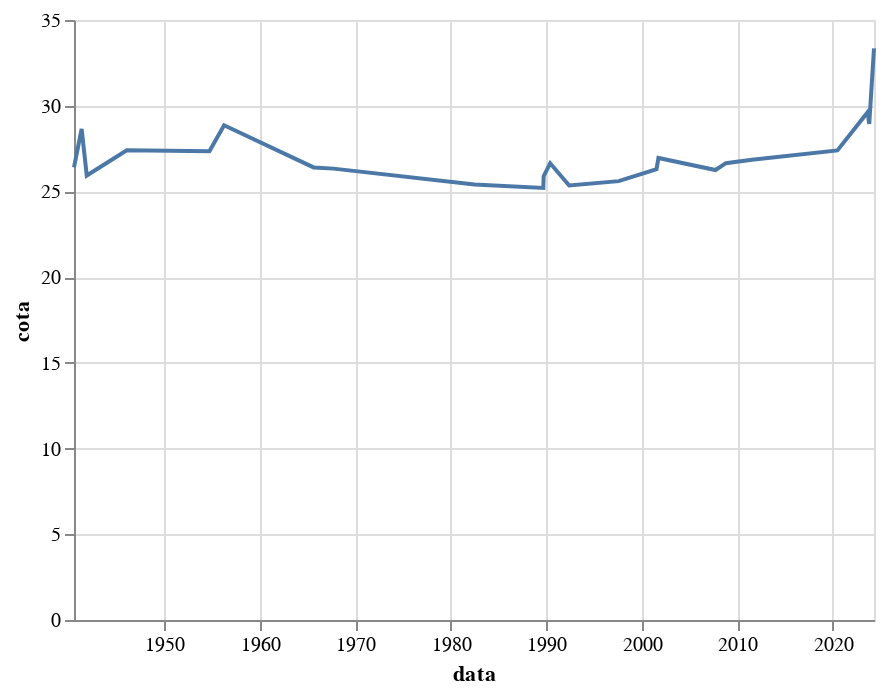

The notebook cell saved with this chart:
### Code cell
import altair as alt

chart = alt.Chart(df_filtered).mark_line().encode(
    x = 'data:T',
    y = 'cota'
)

chart

### Figure 1 — Vega-Lite specification as saved in the notebook (floating-point values rounded to 4 significant figures)
{"config": {"view": {"continuousWidth": 400, "continuousHeight": 300}}, "data": {"name": "data-48abe9d57e3846abf73d052274ae5590"}, "mark": "line", "encoding": {"x": {"field": "data", "type": "temporal"}, "y": {"field": "cota", "type": "quantitative"}}, "$schema": "https://vega.github.io/schema/vega-lite/v4.17.0.json", "datasets": {"data-48abe9d57e3846abf73d052274ae5590": [{"data": "1940-07-18T00:00:00", "cota": 26.4, "Unnamed: 2": null}, {"data": "1941-05-06T00:00:00", "cota": 28.65, "Unnamed: 2": null}, {"data": "1941-11-18T00:00:00", "cota": 25.93, "Unnamed: 2": null}, {"data": "1946-01-27T00:00:00", "cota": 27.4, "Unnamed: 2": null}, {"data": "1954-09-23T00:00:00", "cota": 27.35, "Unnamed: 2": null}, {"data": "1956-04-06T00:00:00", "cota": 28.86, "Unnamed: 2": null}, {"data": "1965-08-22T00:00:00", "cota": 26.4, "Unnamed: 2": null}, {"data": "1967-09-20T00:00:00", "cota": 26.33, "Unnamed: 2": null}, {"data": "1982-06-29T00:00:00", "cota": 25.4, "Unnamed: 2": null}, {"data": "1989-09-12T00:00:00", "cota": 25.2, "Unnamed: 2": null}, {"data": "1989-09-25T00:00:00", "cota": 25.89, "Unnamed: 2": null}, {"data": "1990-06-02T00:00:00", "cota": 26.64, "Unnamed: 2": null}, {"data": "1992-05-28T00:00:00", "cota": 25.35, "Unnamed: 2": null}, {"data": "1997-08-05T00:00:00", "cota": 25.6, "Unnamed: 2": null}, {"data": "2001-07-22T00:00:00", "cota": 26.3, "Unnamed: 2": null}, {"data": "2001-10-03T00:00:00", "cota": 26.95, "Unnamed: 2": null}, {"data": "2007-09-24T00:00:00", "cota": 26.25, "Unnamed: 2": null}, {"data": "2008-10-27T00:00:00", "cota": 26.65, "Unnamed: 2": null}, {"data": "2011-07-21T00:00:00", "cota": 26.85, "Unnamed: 2": null}, {"data": "2020-07-01T00:00:00", "cota": 27.39, "Unnamed: 2": "*"}, {"data": "2023-09-01T00:00:00", "cota": 29.62, "Unnamed: 2": "*"}, {"data": "2023-11-01T00:00:00", "cota": 28.94, "Unnamed: 2": "*"}, {"data": "2024-05-01T00:00:00", "cota": 33.35, "Unnamed: 2": "*"}]}}
